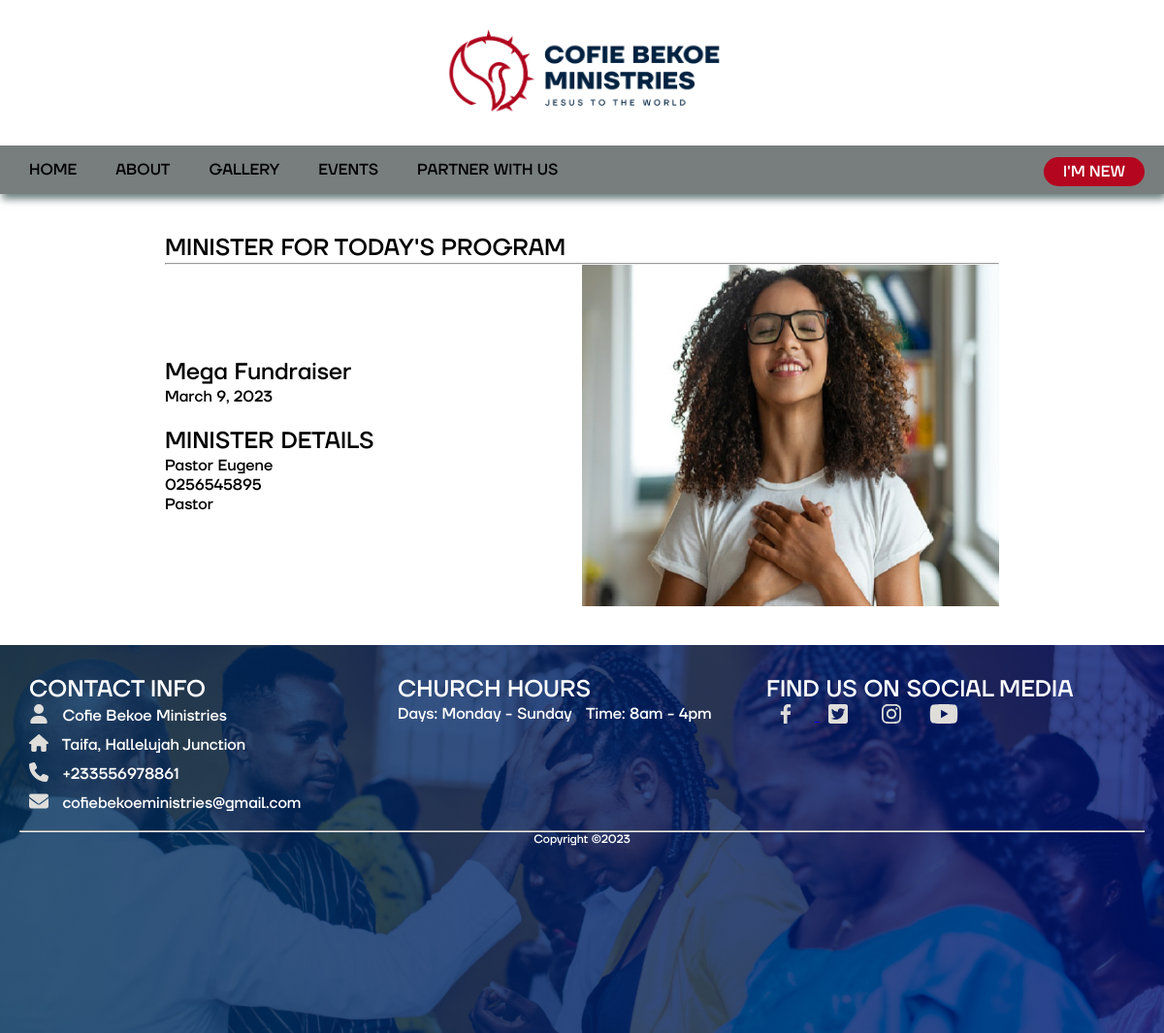
/church/rsvp/1, run on an earlier commit of the app's database.
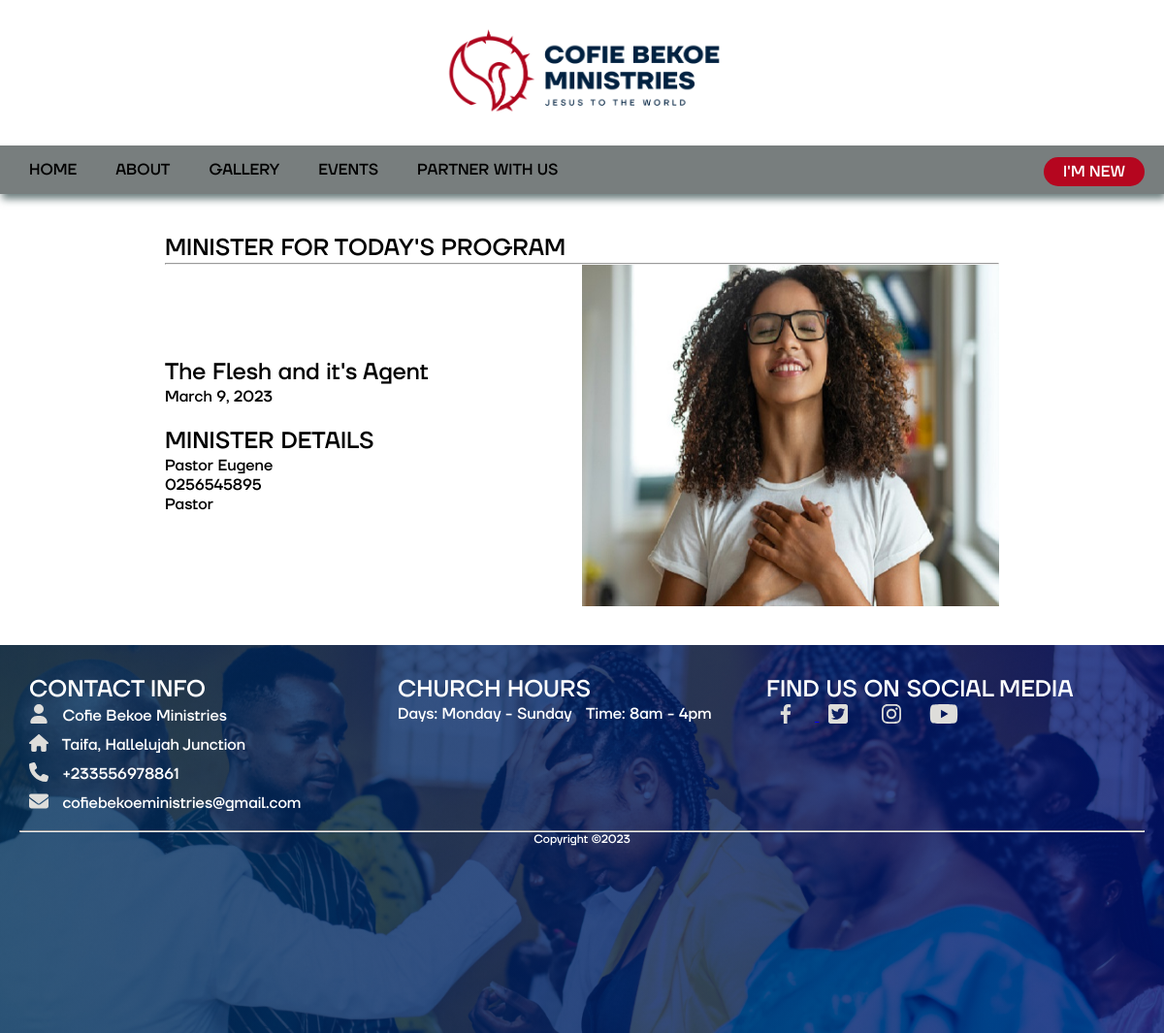
And on a later commit of the database.
### churchweb/models.py (models this page shows, shortened)
class Events(models.Model):
    STATUS_CHOICE = (
        ("normal", "N"),
        ("major", "M")
    )
    name = models.CharField(max_length=256)
    event_type=models.CharField(choices=STATUS_CHOICE, max_length=120, default="N")
    event_date = models.DateField()
    rsvp = models.ForeignKey(RSVP, on_delete=models.PROTECT)
    event_poster = models.ImageField(upload_to = "img")
    time = models.TimeField(blank=True, null=True)
    from_time = models.TimeField(blank=True, null=True)
    to_time = models.TimeField(blank=True, null=True)
    venue = models.CharField(max_length=256)
    status = models.BooleanField(default=False)
    class Meta:
        verbose_name = _("Event")
        verbose_name_plural = _("Events")

class RSVP(models.Model):
    rs_vp = models.CharField(max_length=120)
    designation = models.CharField(max_length=120, blank=True, null=True)
    contact = models.CharField(max_length=150, blank=True, null=True)
    class Meta:
        verbose_name = _("RSVP")
        verbose_name_plural = _("RSVP")

### churchweb/views.py (the view)
# urls.py: path('church/rsvp/<int:pk>', rsvpView, name='rsvp'),
def rsvpView(request, pk):
    events_ = Events.objects.get(pk=pk)
    print(events_.id)
    context={
        'event': events_,
    }
    return render(request, 'rsvp-popup.html', context)

### templates/rsvp-popup.html (shortened to what this page needs)
{% extends 'index.html' %}
{% load static %}
    {% block content %}
<body>
    <div class="container">
        <div class="row">
            <h1>MINISTER FOR TODAY'S PROGRAM</h1><hr>
            <div class="col-sm">
                <div class="rsvp">
                    <div class="event-title-date">
                        <h2>{{event.name}}</h2>
                        <p>{{event.event_date}}</p><br>
                        <div class="card">
                            <h2>MINISTER DETAILS</h2>
                            <h4>{{event.rsvp.designation}} {{event.rsvp.rs_vp}}</h4>
                            <p>{{event.rsvp.contact}}</p>
                            <p>{{event.rsvp.designation}}</p>
                        </div>
                    </div>
                    <img src="{{event.event_poster.url}}" alt="event image">
                </div>
            </div>
        </div>
    </div>
</body>
{% endblock content %}

What changed in the data, as far as the page shows it:
changed Events "Pastor": name "Mega Fundraiser" → "The Flesh and it's Agent"
